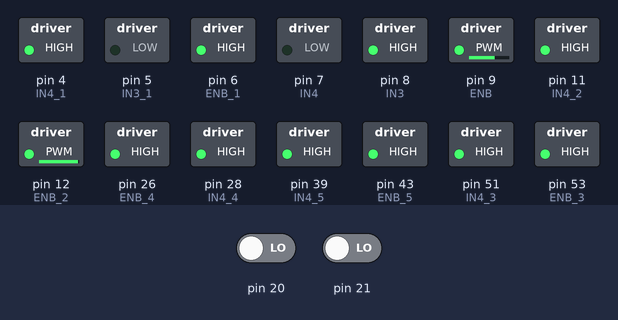
This sketch was run on a simulated Arduino Mega 2560, built with avr-gcc and run on an emulated ATmega2560. Shown: switched loads named in the sketch (green lamp = pin HIGH). Inputs (shaded band) come from the test bench; at power-on: pin 20 LOW, pin 21 LOW. What the sketch prints to the serial monitor is not drawn.

Above: at 0.1 s.
Timing chart, 0 to 1.6 s (numbered marks = the images above):
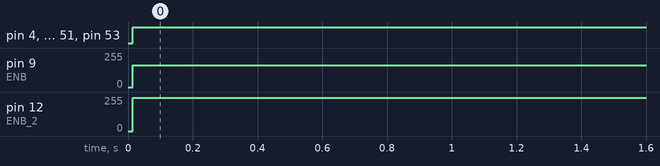

The sketch:

CodigoRobot.ino
```cpp
/* Este codigo se realizo para un robot de 6GDL (grade to liberty ) el codigo puesto va desde lectura de los encoders, habilitación de pines disponibles, control de motores
 * las interrupciones se usaron todas las que permite el arduno MEGA
 *  esté es la primera parte del programa que se acopla a una seríe de programas con los cuales permite realizar un control de trayectoria con los robots  por medio de  diferentes controladores
 *  como fueron PID, PD, PD +G   y el seguimiento de tracking por medio de par conpensado
 */


volatile int estadoA= LOW;
volatile int estadoB= LOW;

volatile int estadoA1= LOW;
volatile int estadoB1= LOW;

volatile int estadoA2= LOW;
volatile int estadoB2= LOW;

volatile int estadoA3= LOW;
volatile int estadoB3= LOW;

volatile int estadoA4= LOW;
volatile int estadoB4= LOW;

volatile int estadoA5= LOW;
volatile int estadoB5= LOW;

///////Referencias///////
float ref=10, ref1=10, ref2=10, ref3=90, ref4=90, ref5=180;
/////////////////////////

long int n=0, n1=0, n2=0, n3=0, n4=0, n5=0;
float u=0, u1=0, u2=0, u3=0, u4=0, u5=0;
float grados=0, grados_1=0, grados_2=0, grados_3=0, grados_4=0, grados_5=0;
float velocidad=0, vel_1=0, vel_2=0, vel_3=0, vel_4=0, vel_5=0;
float p2=0, p1=0, p1_1=0, p2_1=0, p1_2=0, p2_2=0, p1_3=0, p2_3=0, p1_4=0, p2_4=0, p1_5=0, p2_5=0;
float tiempo;

/////Ganancias/////
float kp=16.3,  kd=11;
float kp1=38.4, kd1=15.7;
float kp2=24.8, kd2=12.3;
float kp3=24.8, kd3=12.3;
float kp4=4.9, kd4=1.5;
float kp5=4.13, kd5=1.5;
//////////////////

//motor 1
#define IN4 7 //antihorario
#define IN3 8 ///Horario
#define ENB 9 //PWM
//motor 2
#define IN4_1 4 //antihorario
#define IN3_1 5 ///Horario
#define ENB_1 6 //PWM
//motor 3
#define IN4_2 11 //antihorario
#define IN3_2 10 ///Horario
#define ENB_2 12 //PWM
//motor 4
#define IN4_3 51 //antihorario
#define IN3_3 49 ///Horario
#define ENB_3 53 //PWM
//motor 5
#define IN4_4 28 //antihorario
#define IN3_4 30 ///Horario
#define ENB_4 26 //PWM
//motor 6
#define IN4_5 39 //antihorario
#define IN3_5 41 ///Horario
#define ENB_5 43 //PWM
void setup()
{
 Serial.begin(9600);
 //Puente H motor 1
 pinMode (ENB, OUTPUT);
 pinMode (IN3, OUTPUT);
 pinMode (IN4, OUTPUT);
 //Puente H motor 2
 pinMode (ENB_1, OUTPUT);
 pinMode (IN3_1, OUTPUT);
 pinMode (IN4_1, OUTPUT);
 //Puente H motor 3
 pinMode (ENB_2, OUTPUT);
 pinMode (IN3_2, OUTPUT);
 pinMode (IN4_2, OUTPUT);
 //Puente H motor 4
 pinMode (ENB_3, OUTPUT);
 pinMode (IN3_3, OUTPUT);
 pinMode (IN4_3, OUTPUT);
 //Puente H motor 5
 pinMode (ENB_4, OUTPUT);
 pinMode (IN3_4, OUTPUT);
 pinMode (IN4_4, OUTPUT);
  //Puente H motor 5
 pinMode (ENB_5, OUTPUT);
 pinMode (IN3_5, OUTPUT);
 pinMode (IN4_5, OUTPUT);

 //encoder 1
 attachInterrupt(2, canalA, RISING);
 attachInterrupt(3, canalB, CHANGE);
 //encoder 2
 attachInterrupt(18, canalA1, RISING);
 attachInterrupt(19, canalB1, CHANGE);
 //encoder 3
 attachInterrupt(14, canalA2, RISING);
 attachInterrupt(15, canalB2, CHANGE);
 //encoder 4
 attachInterrupt(16, canalA3, RISING);
 attachInterrupt(17, canalB3, CHANGE);
 //encoder 5
 attachInterrupt(22, canalA4, RISING);
 attachInterrupt(23, canalB4, CHANGE);
 //encoder 6
 attachInterrupt(33, canalA5, RISING);
 attachInterrupt(31, canalB5, CHANGE);
}

void loop()
{
  tiempo = millis()/1000;
  ////////////////VELOCIDAD//////////////
  grados = (360*n)/2378;
  grados_1 = (360*n1)/11468; //11468   //764
  grados_2 = (360*n2)/2378;
  grados_3 = (360*n3)/2378;
  grados_4 = (360*n4)/764;
  grados_5 = (360*n5)/764;

  p1= grados;
  p1_1=grados_1;
  p1_2=grados_2;
  p1_3=grados_3;
  p1_4=grados_4;
  p1_5=grados_5;
  delay(10);

  grados = (360*n)/2378;
  grados_1=(360*n1)/11468;  //11468 //764
  grados_2=(360*n2)/2378;
  grados_3=(360*n3)/2378;
  grados_4=(360*n4)/764;
  grados_5=(360*n5)/764;

  p2=grados;
  p2_1=grados_1;
  p2_2=grados_2;
  p2_3=grados_3;
  p2_4=grados_4;
  p2_5=grados_5;

  velocidad=((p1-p2)/ 0.0010)/1000;
  vel_1=((p1_1-p2_1)/ 0.0010)/1000;
  vel_2=((p1_2-p2_2)/ 0.0010)/1000;
  vel_3=((p1_3-p2_3)/ 0.0010)/1000;
  vel_4=((p1_4-p2_4)/ 0.0010)/1000;
  vel_5=((p1_5-p2_5)/ 0.0010)/1000;
  ////////////////FIN//////////////////

  ////////LIMITACIONES GRADOS//////////
  //para el primer motor
  if(grados>360){grados=360;}
  if(grados<-360){grados=-360;}
  Serial.print(grados);
  Serial.print("\t");

  //para el segundo motor
  if(grados_1>360){grados_1=360;}
  if(grados_1<-360){grados_1=-360;}
  Serial.print(grados_1);
  Serial.print("\t");

  //para el tercer motor
  if(grados_2>360){grados_2=360;}
  if(grados_2<-360){grados_2=-360;}
  Serial.print(grados_2);
  Serial.print("\t");

  //para el cuarto motor
  if(grados_3>360){grados_3=360;}
  if(grados_3<-360){grados_3=-360;}
  Serial.print(grados_3);
  Serial.print("\t");

  //para el quinto motor
  if(grados_4>360){grados_4=360;}
  if(grados_4<-360){grados_4=-360;}
  Serial.print(grados_4);
  Serial.print("\t");

  //para el sexto motor
  if(grados_5>360){grados_5=360;}
  if(grados_5<-360){grados_5=-360;}
  Serial.println(grados_5);
  //Serial.println("\t");
  ///////////////////////FIN///////////////////////////

  ////////////SEÑAL DE CONTROL///////////////////////////////////
  u  = (kp*(ref - grados) + kd*(0 - velocidad));   //primer motor
  u1 = (kp1*(ref1 - grados_1) + kd1*(0 - vel_1)); //segundo motor
  u2 = (kp2*(ref2 - grados_2) + kd2*(0 - vel_2)); //tercer motor
  u3 = (kp3*(ref3 - grados_3) + kd3*(0 - vel_3)); //cuarto motor
  u4 = (kp4*(ref4 - grados_4) + kd4*(0 - vel_4)); //quinto motor
  u5 = (kp5*(ref5 - grados_5) + kd5*(0 - vel_5)); //quinto motor
  //////////////////////FIN//////////////////////////////////////

  ////////LIMITACIONES SEÑAL U////////////

  //Para el primer motor
  if(u>255){u=255;}
  if(u<-255){u=-255;}

  //Para el segundo motor
  if(u1>255){u1=255;}
  if(u1<-255){u1=-255;}

  //Para el tercer motor
  if(u2>255){u2=255;}
  if(u2<-255){u2=-255;}

  //Para el cuarto motor
  if(u3>255){u3=255;}
  if(u3<-255){u3=-255;}

  //Para el quinto motor
  if(u4>255){u4=255;}
  if(u4<-255){u4=-255;}

   //Para el quinto motor
  if(u5>255){u5=255;}
  if(u5<-255){u5=-255;}
  ////////////////FIN////////////////////

  /////////Impresiones////////////////////
  /*Serial.print(ref);
  Serial.print("\t");
  Serial.print(ref1);
  Serial.print("\t");
  /*Serial.print(u);
  Serial.print("\t");*/
  //Serial.print(u5);
  //Serial.print("\t");
  //Serial.println(n5);
  ////////////////FIN////////////////////

  //////////////SENTIDO DE GIRO/////////////////
    if (u > 0){
    //Gira en un sentido Antihorario
    digitalWrite (IN4, LOW);
    digitalWrite (IN3, HIGH);
    analogWrite(ENB,u);
  }
  else{
    //Gira en un sentido Horario
    digitalWrite(IN3, LOW);
    digitalWrite(IN4, HIGH);
    analogWrite(ENB,-1*u);
  }
  //////Para el motor 2//////
      if (u1 > 0){
    //Gira en un sentido Antihorario
    digitalWrite(IN3_1, LOW);
    digitalWrite(IN4_1, HIGH);
    analogWrite(ENB_1,u1);
  }
  else{
    //Gira en un sentido Horario
    digitalWrite(IN4_1, LOW);
    digitalWrite(IN3_1, HIGH);
    analogWrite(ENB_1,-1*u1);
  }
   //////Para el motor 3//////
      if (u2 > 0){
    //Gira en un sentido Antihorario
    digitalWrite(IN3_2, LOW);
    digitalWrite(IN4_2, HIGH);
    analogWrite(ENB_2,u2);
  }
  else{
    //Gira en un sentido Horario
    digitalWrite(IN4_2, LOW);
    digitalWrite(IN3_2, HIGH);
    analogWrite(ENB_2,-1*u2);
  }
  //////Para el motor 4//////
      if (u3 > 0){
    //Gira en un sentido Antihorario
    digitalWrite(IN3_3, LOW);
    digitalWrite(IN4_3, HIGH);
    analogWrite(ENB_3,u3);
  }
  else{
    //Gira en un sentido Horario
    digitalWrite(IN4_3, LOW);
    digitalWrite(IN3_3, HIGH);
    analogWrite(ENB_3,-1*u3);
  }
   //////Para el motor 5//////
      if (u4 > 0){
    //Gira en un sentido Antihorario
    digitalWrite(IN3_4, LOW);
    digitalWrite(IN4_4, HIGH);
    analogWrite(ENB_4,u4);
  }
  else{
    //Gira en un sentido Horario
    digitalWrite(IN4_4, LOW);
    digitalWrite(IN3_4, HIGH);
    analogWrite(ENB_4,-1*u4);
  }
   //////Para el motor 6//////
      if (u5 > 0){
    //Gira en un sentido Antihorario
    digitalWrite(IN3_5, LOW);
    digitalWrite(IN4_5, HIGH);
    analogWrite(ENB_5,u5);
  }
  else{
    //Gira en un sentido Horario
    digitalWrite(IN4_5, LOW);
    digitalWrite(IN3_5, HIGH);
    analogWrite(ENB_5,-1*u5);
  }
  ////////////////////FIN//////////////////////

}

////////////////////ENCODERS//////////////////////
void canalA(){
  if(estadoB==0){
       n--;
       }
  else{
        n++;
      }
}
void canalB(){
  estadoB= digitalRead(3);
}

////para el motor 2////////
void canalA1(){
  if(estadoB1==0){
       n1--;
       }
  else{
        n1++;
      }
}
void canalB1(){
  estadoB1= digitalRead(19);
}
////para el motor 3////////
void canalA2(){
  if(estadoB2==0){
       n2--;
       }
  else{
        n2++;
      }
}
void canalB2(){
  estadoB2= digitalRead(15);
}
////para el motor 4////////
void canalA3(){
  if(estadoB3==0){
       n3--;
       }
  else{
        n3++;
      }
}
void canalB3(){
  estadoB3= digitalRead(17);
}
////para el motor 5////////
void canalA4(){
  if(estadoB4==0){
       n4--;
       }
  else{
        n4++;
      }
}
void canalB4(){
  estadoB4= digitalRead(23);
}
////para el motor 6////////
void canalA5(){
  if(estadoB5==0){
       n5--;
       }
  else{
        n5++;
      }
}
void canalB5(){
  estadoB5= digitalRead(31);
}
///////////////////////FIN/////////////////////////
```

Measured:
- by itself, pin 9 (ENB): 0/255 → 163/255 at 0.01 s
- by itself, pin 12 (ENB_2): 0/255 → 248/255 at 0.01 s
- by itself, pin 4 (IN4_1), pin 6 (ENB_1), pin 8 (IN3), pin 11 (IN4_2), pin 26 (ENB_4), pin 28 (IN4_4), pin 39 (IN4_5), pin 43 (ENB_5), pin 51 (IN4_3), pin 53 (ENB_3): LOW → HIGH at 0.01 s
